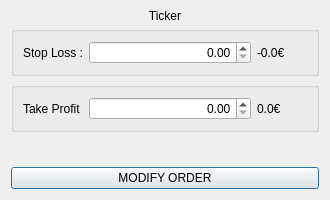
<?xml version="1.0" encoding="UTF-8"?>
<ui version="4.0">
 <class>Dialog</class>
 <widget class="QDialog" name="Dialog">
  <property name="geometry">
   <rect>
    <x>0</x>
    <y>0</y>
    <width>330</width>
    <height>200</height>
   </rect>
  </property>
  <property name="minimumSize">
   <size>
    <width>300</width>
    <height>200</height>
   </size>
  </property>
  <property name="maximumSize">
   <size>
    <width>330</width>
    <height>200</height>
   </size>
  </property>
  <property name="windowTitle">
   <string>Modify Order</string>
  </property>
  <layout class="QVBoxLayout" name="verticalLayout">
   <item>
    <widget class="QLabel" name="lb_ticker">
     <property name="minimumSize">
      <size>
       <width>0</width>
       <height>9</height>
      </size>
     </property>
     <property name="maximumSize">
      <size>
       <width>16777215</width>
       <height>9</height>
      </size>
     </property>
     <property name="text">
      <string>Ticker</string>
     </property>
     <property name="alignment">
      <set>Qt::AlignCenter</set>
     </property>
    </widget>
   </item>
   <item>
    <widget class="QGroupBox" name="groupBox">
     <property name="title">
      <string/>
     </property>
     <layout class="QHBoxLayout" name="horizontalLayout">
      <item>
       <widget class="QLabel" name="label_stoploss">
        <property name="maximumSize">
         <size>
          <width>60</width>
          <height>16777215</height>
         </size>
        </property>
        <property name="text">
         <string>Stop Loss :</string>
        </property>
       </widget>
      </item>
      <item>
       <widget class="QDoubleSpinBox" name="box_stop">
        <property name="alignment">
         <set>Qt::AlignRight|Qt::AlignTrailing|Qt::AlignVCenter</set>
        </property>
        <property name="maximum">
         <double>999999999.990000009536743</double>
        </property>
       </widget>
      </item>
      <item>
       <widget class="QLabel" name="label_price">
        <property name="maximumSize">
         <size>
          <width>50</width>
          <height>16777215</height>
         </size>
        </property>
        <property name="text">
         <string>-0.0€</string>
        </property>
       </widget>
      </item>
     </layout>
    </widget>
   </item>
   <item>
    <widget class="QGroupBox" name="groupBox_2">
     <property name="title">
      <string/>
     </property>
     <layout class="QHBoxLayout" name="horizontalLayout_2">
      <item>
       <widget class="QLabel" name="label_takeprofit">
        <property name="maximumSize">
         <size>
          <width>60</width>
          <height>16777215</height>
         </size>
        </property>
        <property name="text">
         <string>Take Profit :</string>
        </property>
       </widget>
      </item>
      <item>
       <widget class="QDoubleSpinBox" name="box_profit">
        <property name="alignment">
         <set>Qt::AlignRight|Qt::AlignTrailing|Qt::AlignVCenter</set>
        </property>
        <property name="maximum">
         <double>999999999.990000009536743</double>
        </property>
       </widget>
      </item>
      <item>
       <widget class="QLabel" name="label_price2">
        <property name="maximumSize">
         <size>
          <width>50</width>
          <height>16777215</height>
         </size>
        </property>
        <property name="text">
         <string>0.0€</string>
        </property>
       </widget>
      </item>
     </layout>
    </widget>
   </item>
   <item>
    <spacer name="verticalSpacer">
     <property name="orientation">
      <enum>Qt::Vertical</enum>
     </property>
     <property name="sizeType">
      <enum>QSizePolicy::Maximum</enum>
     </property>
     <property name="sizeHint" stdset="0">
      <size>
       <width>40</width>
       <height>40</height>
      </size>
     </property>
    </spacer>
   </item>
   <item>
    <widget class="QPushButton" name="button_modify">
     <property name="text">
      <string>MODIFY ORDER</string>
     </property>
    </widget>
   </item>
  </layout>
 </widget>
 <resources/>
 <connections/>
</ui>
